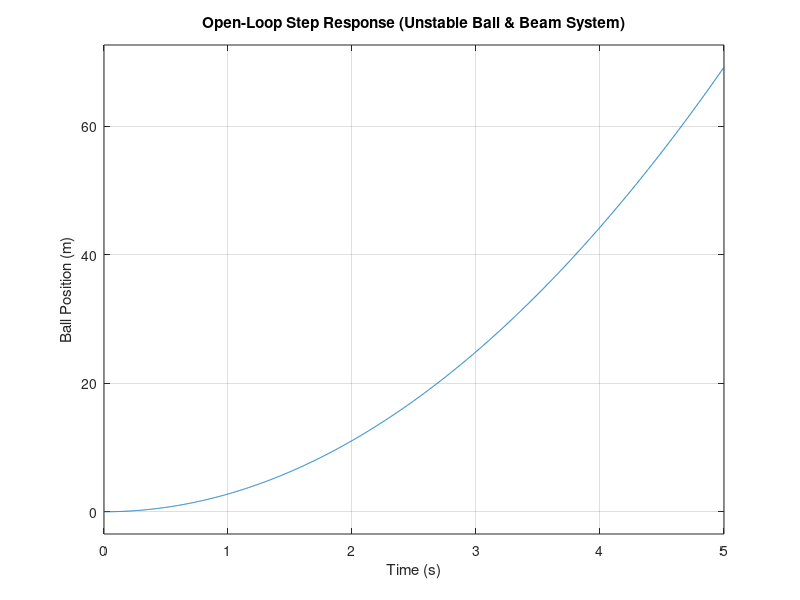
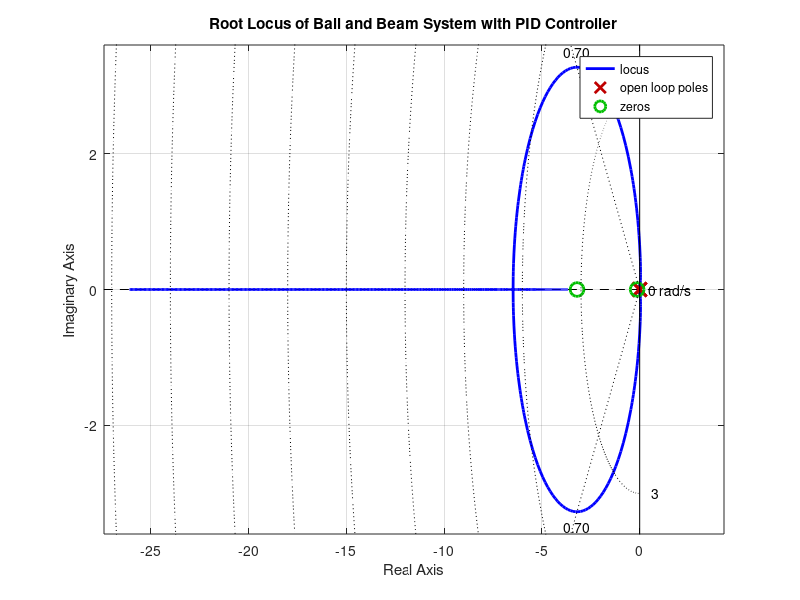
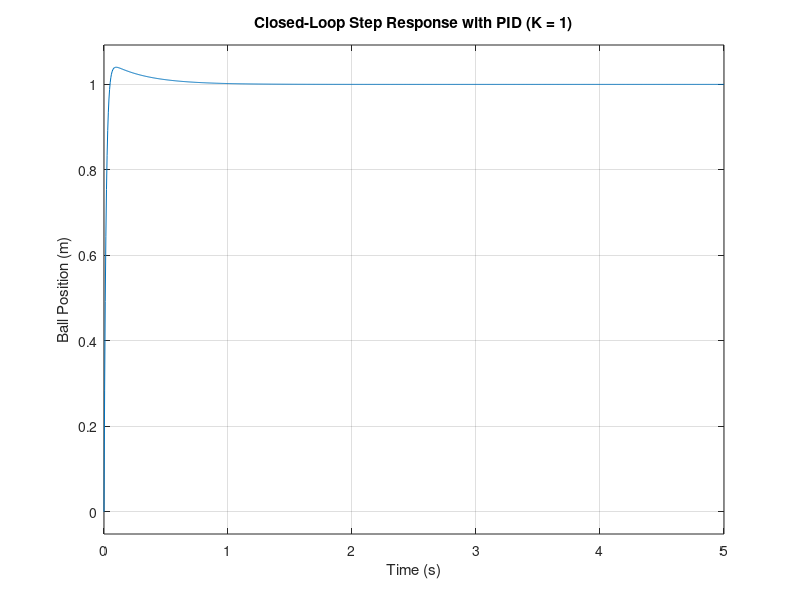
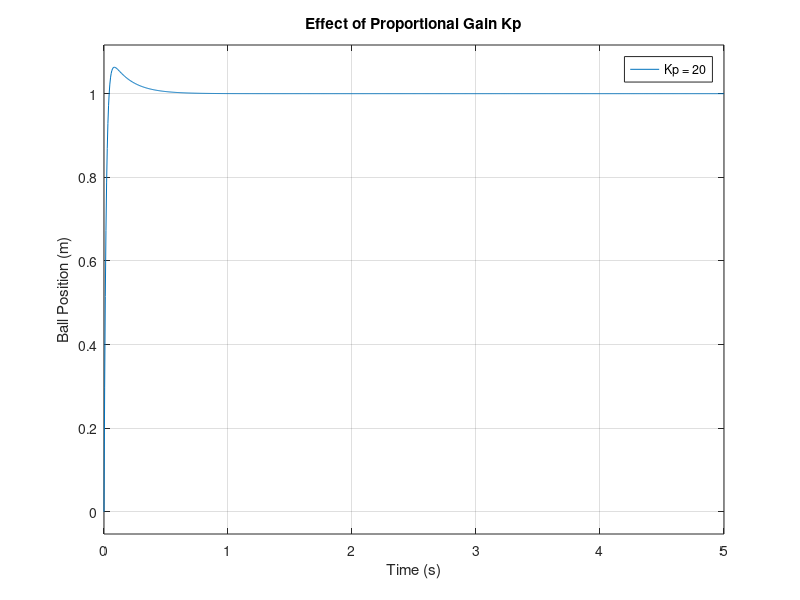

MATLAB code to generate these figures, in order: (Note: this script raises an error after producing the figures.)
% ============================================================
                         % Benha University
                     % Faculty of Engineering
          % Mechatronics and Automation Engineering Program
                  % MAM 301 - Design of Mechatronics
               % Design Project: Ball and Beam System

% Students:
            %  Mahmoud Mohamed Shamekh
            %  Omar Mahmoud Metwally
            %  Youssef Mostafa Ayad
            %  Ebrahim Magdy Ebrahim

% Supervisors:
               %  Dr. Amro Shafik
               %  Eng. Mohamed Ashraf
% ============================================================

clc; clear; close all;

%% ============================================================
%  Physical Parameters
%% ============================================================
M = 0.0027;      % Ball mass (kg)
L = 0.35;        % Beam length (m)
R = L - 0.02;    % Distance from pivot (m)
D = 0.042;       % Ball diameter (m)
r = D/2;         % Ball radius (m)
J = 8e-7;        % Ball moment of inertia (kg.m^2)
g = -9.81;        % Gravity acceleration (m/s^2)

%% ============================================================
%  Ball & Beam Model Constants
%% ============================================================
A = (J/(r^2)) + M;          % Effective mass term
K = (M * g * R) / L;        % System constant

%% ============================================================
%  Transfer Function
%% ============================================================
s = tf('s');

% Ball position / Beam angle transfer function
P = -(K/A) * 1/(s^2);

disp('Ball and Beam Plant Transfer Function:')
P

%% ============================================================
%  Open-Loop Response (Unstable)
%% ============================================================
figure
step(P,5)
grid on
title('Open-Loop Step Response (Unstable Ball & Beam System)')
xlabel('Time (s)')
ylabel('Ball Position (m)')

%% ============================================================
%  PID Controller Parameters
%% ============================================================
Kp = 40;          % Proportional gain
Ki = 5;           % Integral gain
Kd = 12;          % Derivative gain

% PID controller (transfer function form, without scalar gain)
C0 = Kp + Ki/s + Kd*s;

%% ============================================================
%  Root Locus with Variable Gain K
%% ============================================================
figure
rlocus(C0 * P)
grid on
title('Root Locus of Ball and Beam System with PID Controller')
sgrid(0.7, [])    % Desired damping ratio

%% ============================================================
%  Gain Selection
%% ============================================================
K_gain = 1;       % Selected from root locus (adjust if needed)

C_final = K_gain * C0;
T_final = feedback(C_final * P, 1);

%% ============================================================
%  Closed-Loop Response
%% ============================================================
figure
step(T_final,5)
grid on
title(['Closed-Loop Step Response with PID (K = ', num2str(K_gain), ')'])
xlabel('Time (s)')
ylabel('Ball Position (m)')

%% ============================================================
%  Effect of PID Parameters
%% ============================================================

% ---- Effect of Kp ----
Kp_vals = [20 40 70];
figure; hold on
for kp = Kp_vals
    Ctemp = kp + Ki/s + Kd*s;
    Ttemp = feedback(Ctemp * P, 1);
    step(Ttemp,5)
end
legend('Kp = 20','Kp = 40','Kp = 70')
grid on
title('Effect of Proportional Gain Kp')
xlabel('Time (s)')
ylabel('Ball Position (m)')

% ---- Effect of Ki ----
Ki_vals = [0 5 15];
figure; hold on
for ki = Ki_vals
    Ctemp = Kp + ki/s + Kd*s;
    Ttemp = feedback(Ctemp * P, 1);
    step(Ttemp,5)
end
legend('Ki = 0','Ki = 5','Ki = 15')
grid on
title('Effect of Integral Gain Ki')
xlabel('Time (s)')
ylabel('Ball Position (m)')

% ---- Effect of Kd ----
Kd_vals = [0 10 25];
figure; hold on
for kd = Kd_vals
    Ctemp = Kp + Ki/s + kd*s;
    Ttemp = feedback(Ctemp * P, 1);
    step(Ttemp,5)
end
legend('Kd = 0','Kd = 10','Kd = 25')
grid on
title('Effect of Derivative Gain Kd')
xlabel('Time (s)')
ylabel('Ball Position (m)')

%% ============================================================
%  Stability Information (Poles & Damping Table)
%% ============================================================
[wn, zeta, poles] = damp(T_final);

ResultsTable = table( ...
    poles, ...
    zeta, ...
    wn, ...
    'VariableNames', {'Pole', 'DampingRatio', 'NaturalFrequency'} ...
);

disp('Closed-Loop Poles and Damping Information:')
disp(ResultsTable)
